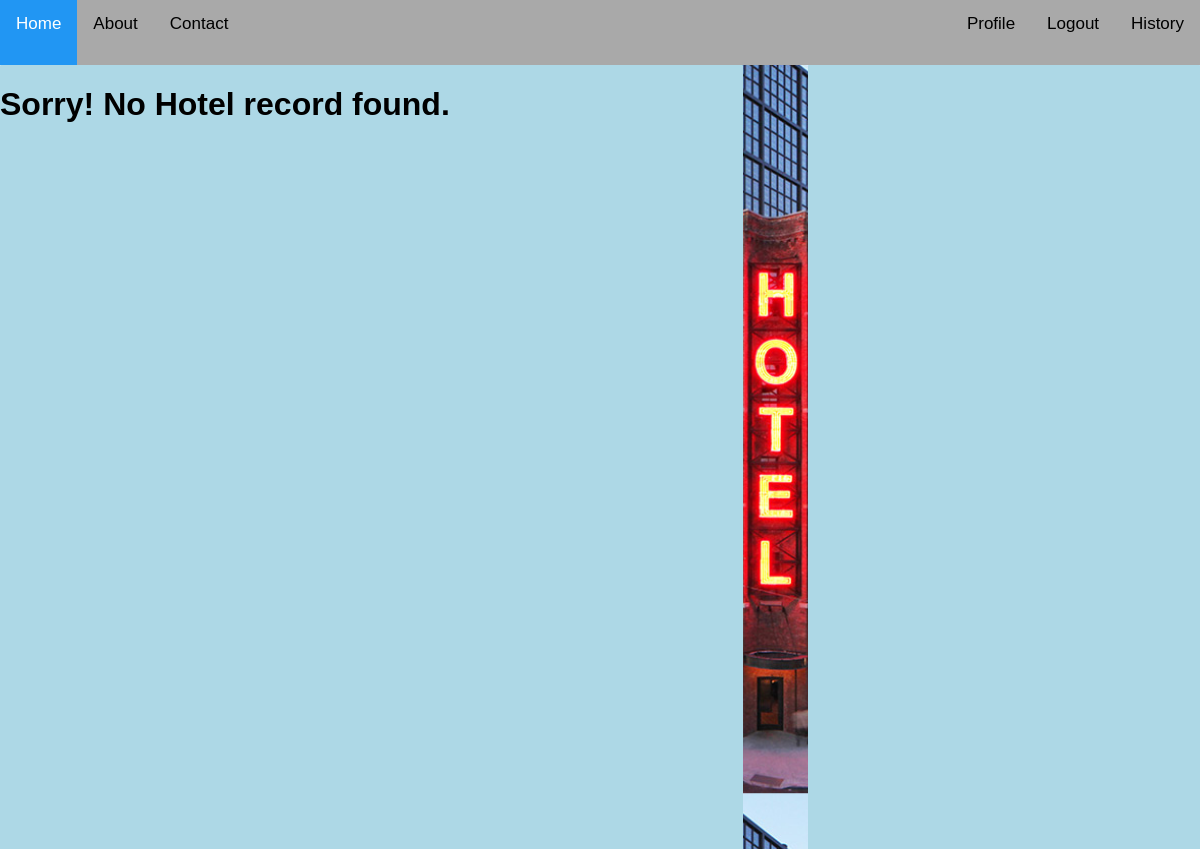
/authentication/room_bookings/hotel_page/, run on an earlier commit of the app's database.
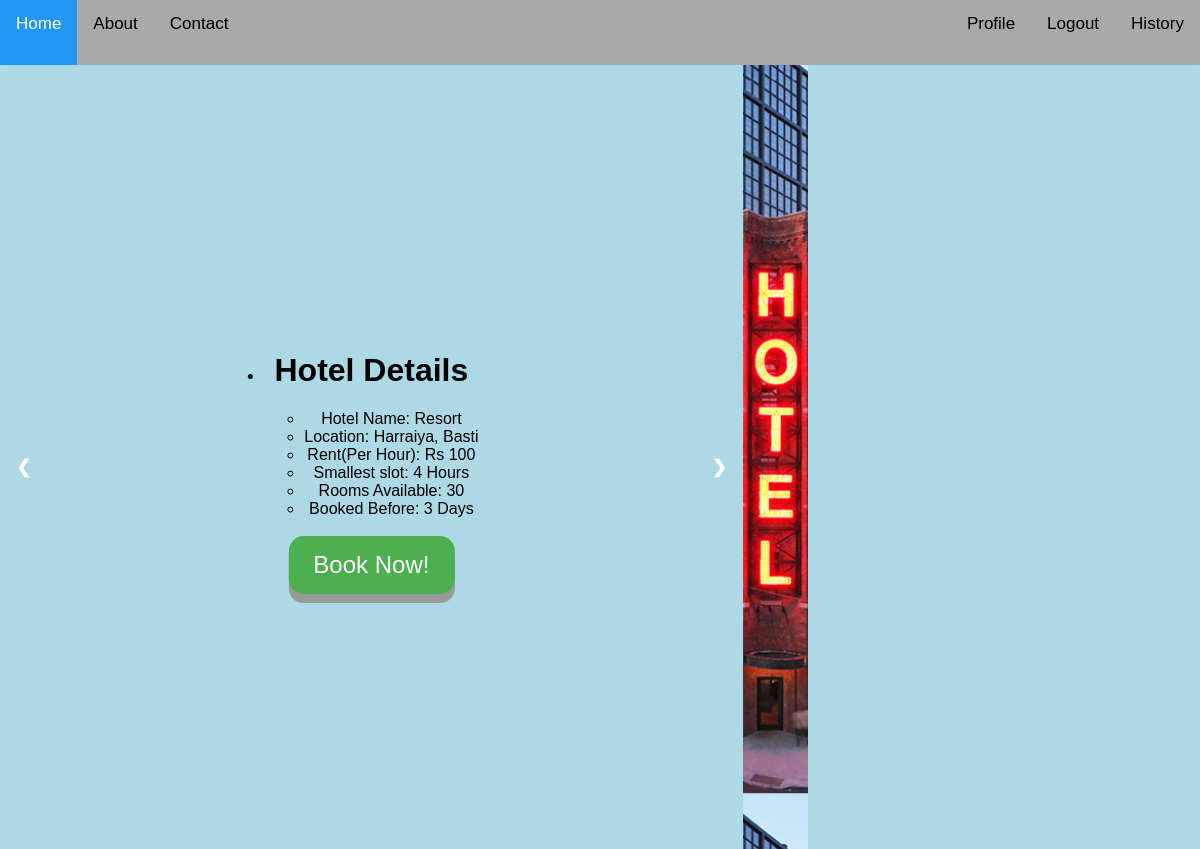
And on a later commit of the database.
### Managerapp/models.py (models this page shows)
class Hotel_Details(models.Model):
    hotel_name = models.CharField(max_length=50)
    hotel_location = models.TextField()
    room_price = models.IntegerField(default=True)
    max_rooms = models.IntegerField(default=True)
    before_days=models.IntegerField(default=True)
    min_slot=models.IntegerField(default=True)

### Customerapp/views.py (the view)
# urls.py: path('hotel_page/',views.Show_hotels,name='Hotel_page'),
def Show_hotels(request):
    hotel_dict=Hotel_Details.objects.order_by('max_rooms')
    return render(request,'Customerapp/show_hotel.html',{'hotel':hotel_dict})

### templates/Customerapp/show_hotel.html (shortened to what this page needs)
{% extends 'Customerapp/base.html' %}
{% load static %}
{% block body_block %}
<div class="slideshow-container1">
    {% if hotel %}
    <ul>
        {% for hotels in hotel %}
        <div class="mySlides fade">
        <li><h1>Hotel Details</h1></li>
        <ul>
            <li>Hotel Name: {{hotels.hotel_name}}</li>
            <li>Location: {{hotels.hotel_location}}</li>
            <li>Rent(Per Hour): Rs {{hotels.room_price}}</li>
            <li>Smallest slot: {{hotels.min_slot}} Hours</li>
            <li>Rooms Available: {{hotels.max_rooms}}</li>
            <li>Booked Before: {{ hotels.before_days}} Days</li>
        </ul>
            <br>
            <button class="button" href="">Book Now!</button>
        </div>
        {% endfor %}
    </ul>
    <a class="prev" onclick="plusSlides(-1)">&#10094;</a>
    <a class="next" onclick="plusSlides(1)">&#10095;</a>
    {% else %}
    <h1> Sorry! No Hotel record found.</h1>
    {% endif %}
</div>
<div class="slideshow-container2">
</div>
{% endblock %}

### templates/Customerapp/base.html (shortened to what this page needs)
<!Doctype html>
{% load static %}
<html>
<head>
</head>
<body>
<header>
  <div class="topnav">
  <a class="active" href="{% url 'Home' %}">Home</a>
  <a href="#about">About</a>
  <a href="#contact">Contact</a>
  <div class="right_container">
    <a href="#">Profile</a>
    <a href="{% url 'Home' %}">Logout</a>
    <a href="#">History</a>
  </div>
</div>
</header>
{% block body_block %}
{% endblock %}
</body>
</html>

### templates/Customerapp/show_hotel.html (style rules this page uses)
body { font-family: Verdana, sans-serif; margin:0 }
.slideshow-container1 { position: absolute; margin: auto; width: 61.9%; height: 93.56%; float: left; top: 65px; border-radius: 1px; background-color: lightblue; border: 0px solid black; }
.slideshow-container2 { position: fixed; right: 0; margin: auto; width: 32.7%; height: 93.56%; float: right; top: 65px; border-radius: 1px; background-color: lightblue; border: 0px solid black; }
.prev, .next { cursor: pointer; position: absolute; top: 50%; width: auto; padding: 16px; margin-top: -22px; color: white; font-weight: bold; font-size: 18px; transition: 0.6s ease; border-radius: 0 3px 3px 0; user-select: none; }
.next { right: 0; border-radius: 3px 0 0 3px; }
.active, .dot:hover { background-color: #717171; }
.fade { -webkit-animation-name: fade; -webkit-animation-duration: 1.5s; animation-name: fade; animation-duration: 1.5s; position: absolute; top: 50%; left: 50%; transform: translate(-50%, -50%); text-align: center; }
.button { display: inline-block; padding: 15px 25px; font-size: 24px; cursor: pointer; text-align: center; text-decoration: none; outline: none; color: #fff; background-color: #4CAF50; border: none; border-radius: 15px; box-shadow: 0 9px #999; }

What changed in the data, as far as the page shows it:
added Hotel_Details: hotel_name "Resort", hotel_location "Harraiya, Basti", room_price "100", min_slot "4", max_rooms "30", before_days "3"
Also different on the page:
text no longer shown: "Sorry! No Hotel record found."
